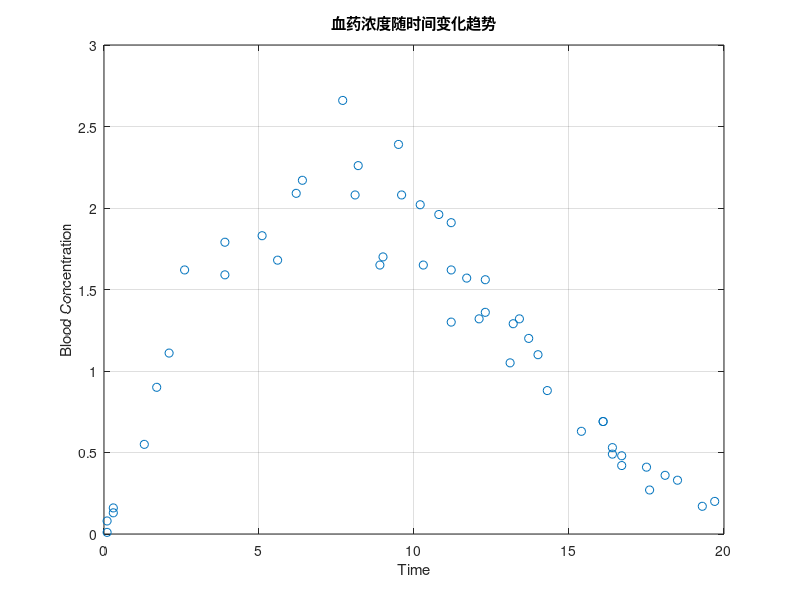

The MATLAB source for this figure: (Note: this script raises an error after producing the figure.)
%% 拟合-非线性回归模型(nlm)
% Nonlinear regression model
% 本脚本使用非线性最小二乘法拟合血药浓度数据，采用Weibull-like模型
%
% 作者: CodeBuddy
% 日期: 2026-04-05
% 功能: 对时间-血药浓度数据进行非线性回归建模和可视化

%% 1. 数据准备 - 定义时间序列和对应的血药浓度观测值

% time: 采样时间点（单位：小时），共50个观测值
time = [ 0.1   0.1   0.3   0.3   1.3   1.7   2.1   2.6   3.9   3.9 ...
         5.1   5.6   6.2   6.4   7.7   8.1   8.2   8.9   9.0   9.5 ...
         9.6  10.2  10.3  10.8  11.2  11.2  11.2  11.7  12.1  12.3 ...
        12.3  13.1  13.2  13.4  13.7  14.0  14.3  15.4  16.1  16.1 ...
        16.4  16.4  16.7  16.7  17.5  17.6  18.1  18.5  19.3  19.7]';

% conc: 对应时间点的血药浓度（单位：mg/L或其他浓度单位）
conc = [0.01  0.08  0.13  0.16  0.55  0.90  1.11  1.62  1.79  1.59 ...
        1.83  1.68  2.09  2.17  2.66  2.08  2.26  1.65  1.70  2.39 ...
        2.08  2.02  1.65  1.96  1.91  1.30  1.62  1.57  1.32  1.56 ...
        1.36  1.05  1.29  1.32  1.20  1.10  0.88  0.63  0.69  0.69 ...
        0.49  0.53  0.42  0.48  0.41  0.27  0.36  0.33  0.17  0.20]';

%% 2. 数据可视化 - 绘制原始观测值散点图

figure;  % 创建新的图形窗口
plot(time, conc, 'o');  % 以圆形标记绘制散点图
xlabel('Time');  % 设置X轴标签：时间
ylabel('Blood Concentration');  % 设置Y轴标签：血药浓度
title('血药浓度随时间变化趋势');  % 设置图形标题
grid on;  % 显示网格线

%% 3. 非线性模型定义与拟合

% 定义Weibull-like非线性模型函数
% 模型形式: y = p(3) * (x/p(1))^(p(2)-1) * exp(-(x/p(1))^p(2))
% 参数说明:
%   p(1) - 尺度参数(scale): 控制分布的伸展程度
%   p(2) - 形状参数(shape): 控制分布的形状特征
%   p(3) - 幅度参数(amplitude): 控制曲线的峰值高度
modelFun = @(p, x) p(3) .* (x./p(1)).^(p(2)-1) .* exp(-(x./p(1)).^p(2));

% 设置初始参数值 [尺度, 形状, 幅度]
% 这些初始值影响拟合收敛速度和结果，需要根据数据特点合理选择
startingVals = [10 2 5];

% 使用fitnlm函数进行非线性最小二乘拟合
% 输入参数: 自变量(time), 因变量(conc), 模型函数, 初始参数值
nlModel = fitnlm(time, conc, modelFun, startingVals);

% 显示拟合结果摘要
disp('拟合结果摘要:');
disp(nlModel);

%% 4. 绘制拟合曲线

% 生成用于绘制平滑曲线的密集网格点
xgrid = linspace(0, 20, 100)';

% 使用拟合模型预测网格点的浓度值，并绘制红色拟合曲线
line(xgrid, predict(nlModel, xgrid), 'Color', 'r', 'LineWidth', 2);
legend('观测数据', '拟合曲线', 'Location', 'best');

% 提取拟合参数
fittedParams = nlModel.Coefficients.Estimate;
fprintf('\n拟合参数:\n');
fprintf('  尺度参数 (p1): %.4f\n', fittedParams(1));
fprintf('  形状参数 (p2): %.4f\n', fittedParams(2));
fprintf('  幅度参数 (p3): %.4f\n', fittedParams(3));
